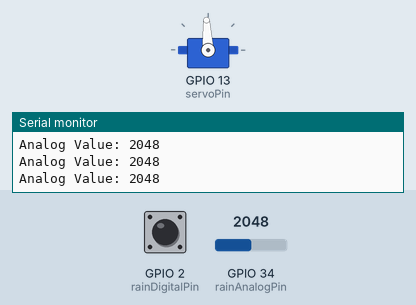
Simulated run of this sketch. Board: ESP32. On the bench: servo, the last lines printed to the serial monitor. The test bench sets the inputs (shaded band); at power-on: GPIO 34 (rainAnalogPin) = 2048, GPIO 2 (rainDigitalPin) HIGH. WiFi joins after 1.5 s; servers stay silent unless stated.

Above: at 2.7 s.
2.8 s: GPIO 34 (rainAnalogPin) set to 1540
4.5 s: GPIO 34 (rainAnalogPin) set to 1445
At 5.3 s:
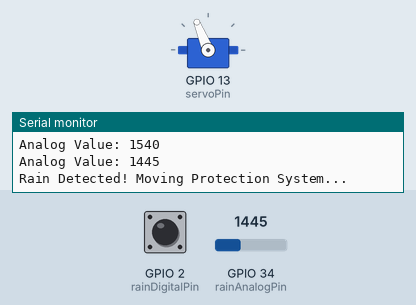
Timing chart, 0 to 14.3 s (numbered marks = the images above; inputs shaded):
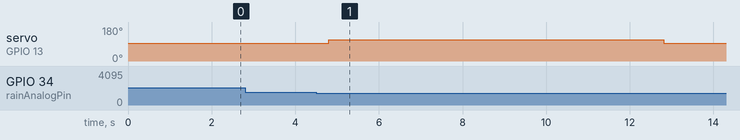

The sketch:

rain_sensor_servo_thingspeak.ino
```cpp
/*
  Project: Dual-Level IoT Smart Home Automation
  Module: Rain Detection with Servo & ThingSpeak
  Board: ESP32
*/

#include <ESP32Servo.h>
#include <WiFi.h>
#include <WiFiClient.h>
#include <ThingSpeak.h>

WiFiClient client;
Servo myServo;

// ===== WiFi Credentials =====
const char* ssid = "YOUR_WIFI_NAME";
const char* password = "YOUR_WIFI_PASSWORD";

// ===== ThingSpeak =====
unsigned long myChannelNumber = 3048154;
const char* myWriteAPIKey = "YOUR_WRITE_API_KEY";

// ===== Pin Configuration =====
const int rainDigitalPin = 2;
const int rainAnalogPin  = 34;
const int servoPin       = 13;

// ===== Servo Control Pulses =====
int stopPulse     = 1500;
int forwardPulse  = 1700;
int backwardPulse = 1300;

// ===== Settings =====
const int moveTime = 8000;
const int rainThreshold = 1500;

bool isInside = false;

void setup() {
  Serial.begin(115200);

  pinMode(rainDigitalPin, INPUT);
  myServo.attach(servoPin);
  myServo.writeMicroseconds(stopPulse);

  Serial.println("Connecting to WiFi...");
  WiFi.begin(ssid, password);

  while (WiFi.status() != WL_CONNECTED) {
    delay(500);
    Serial.print(".");
  }

  Serial.println("\nWiFi Connected");
  ThingSpeak.begin(client);
}

void loop() {

  int digitalValue = digitalRead(rainDigitalPin);
  int analogValue  = analogRead(rainAnalogPin);

  Serial.print("Analog Value: ");
  Serial.println(analogValue);

  bool isRaining = (analogValue < rainThreshold);

  if (isRaining && !isInside) {

    Serial.println("Rain Detected! Moving Protection System...");

    ThingSpeak.setField(1, analogValue);
    ThingSpeak.writeFields(myChannelNumber, myWriteAPIKey);

    myServo.writeMicroseconds(forwardPulse);
    delay(moveTime);
    myServo.writeMicroseconds(stopPulse);

    isInside = true;
  }
  else if (!isRaining && isInside) {

    Serial.println("Rain Stopped! Resetting System...");

    myServo.writeMicroseconds(backwardPulse);
    delay(moveTime);
    myServo.writeMicroseconds(stopPulse);

    isInside = false;
  }

  delay(300);
}
```

Measured:
- the behaviour switches between 1500 and 1499 on GPIO 34 (rainAnalogPin) (found by bisection; images 0 and 1)
- after the input at 4.5 s, servo on GPIO 13 (servoPin): 93° → 112° after 0.31 s, → 93° 8.0 s later
